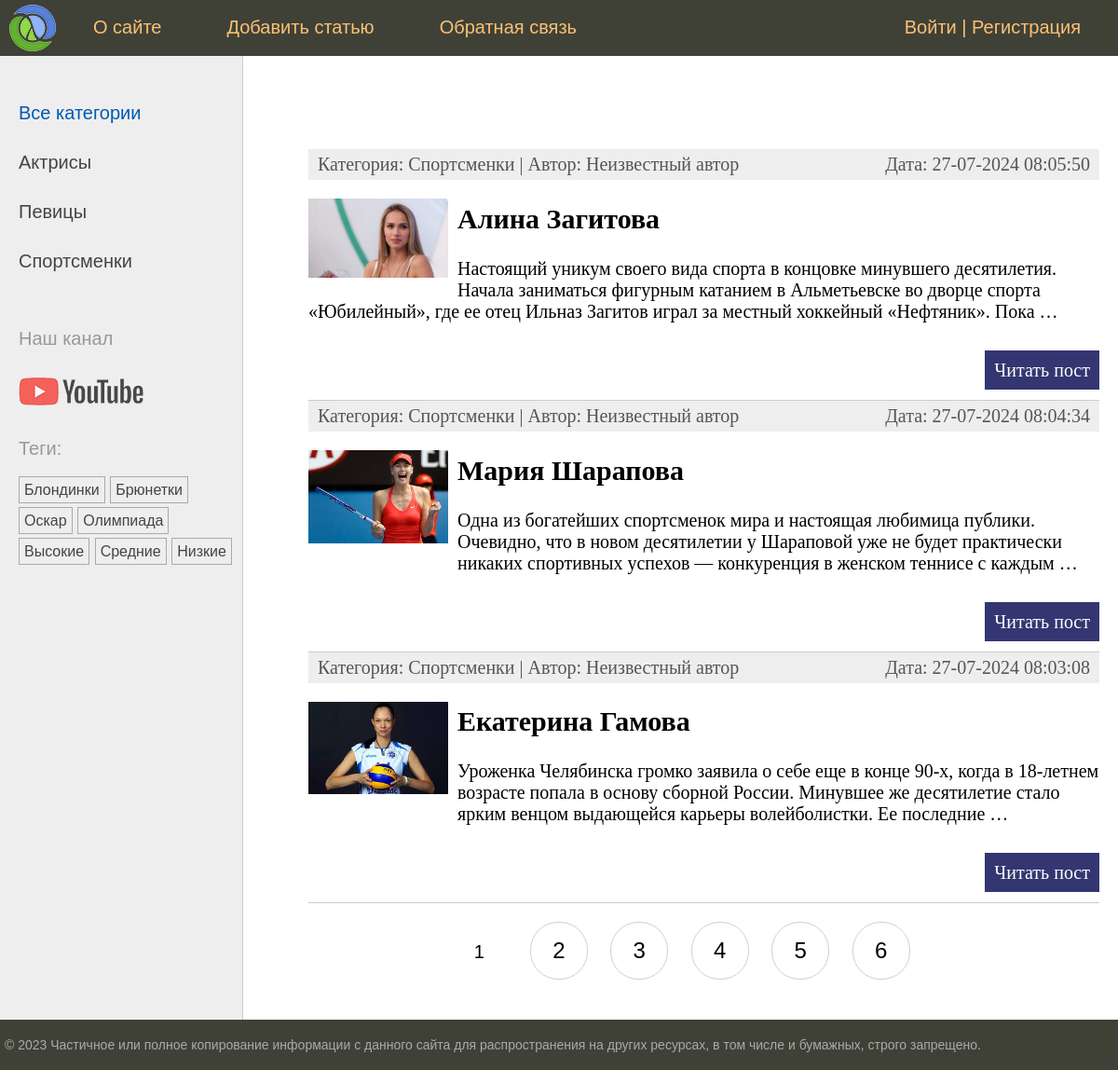
The page / on the database its author committed.
### women_app/models.py (models this page shows, shortened)
class Category(models.Model):
    name = models.CharField(max_length=100, db_index=True)
    slug = models.SlugField(max_length=255, unique=True, db_index=True)
    def __str__(self) -> str:
        return self.name
    def get_absolute_url(self):
        return reverse('categories', kwargs={'cat_slug' : self.slug})
    class Meta:
        verbose_name = 'Категории'
        verbose_name_plural = 'Категории'

class TagPost(models.Model):
    tag = models.CharField(max_length=100, db_index=True)
    slug = models.SlugField(max_length=255, unique=True, db_index=True)
    def get_absolute_url(self):
        return reverse('tag', kwargs={'tag_slug' : self.slug})

class Women(models.Model):
    class Status(models.IntegerChoices):
        DRAFT = (0, 'Черновик')
        PUBLISHED = (1, 'Опубликовано')
    title = models.CharField(max_length=255, verbose_name='Заголовок')
    content = models.TextField(blank=True, verbose_name='Контент')
    time_create = models.DateTimeField(auto_now_add=True, verbose_name='Время создания')
    time_update = models.DateTimeField(auto_now=True)
    photo = models.ImageField(upload_to='photos/%Y/%m/%d',blank=True, null=True, default=None, verbose_name='Фото')
    is_published = models.BooleanField(choices=tuple(map(lambda x: (bool(x[0]), x[1]), Status.choices)), default=Status.DRAFT, verbose_name='Статус')
    slug = models.SlugField(max_length=255, unique=True, db_index=True, blank=True)
    cat = models.ForeignKey('Category', on_delete=models.PROTECT, related_name='posts', verbose_name='Категории')
    tags = models.ManyToManyField('TagPost', blank=True, related_name='tags')
    husband = models.OneToOneField('Husband', on_delete=models.SET_NULL, related_name='wuman', null=True)
    published = PublishedManager()
    objects = models.Manager()
    author = models.ForeignKey(get_user_model(), null=True, default=None, on_delete=models.SET_NULL, related_name='posts', verbose_name='Автор')
    class Meta:
        verbose_name = 'Известные женщины'
        verbose_name_plural = 'Известные женщины'
        ordering = ['-time_create']
    def get_absolute_url(self):
        return reverse ('post', kwargs={'post_slug' : self.slug})

### women_app/views.py (the view)
# urls.py: path('', views.Index.as_view(), name='home'), #http://127.0.0.1:8000
class Index(DataMixin, ListView):
    template_name = 'women_app/index.html'
    context_object_name = 'posts'
    cat_selected = 0
    def get_queryset(self):
        return Women.published.all()
    def get_context_data(self, **kwargs: Any) -> dict[str, Any]:
        return super().get_context_data(**kwargs)

### women_app/context_processors.py (called while the page is built)
def get_custom_context(request):
    menu = [{'title': 'О сайте', 'url_name': 'about'},
        {'title': 'Добавить статью', 'url_name': 'add_page'},
        {'title': 'Обратная связь', 'url_name': 'contact'},
        ]
    return {'menu': menu}

### women_app/models.py (called while the page is built)
    def get_queryset(self) -> models.QuerySet:
        return super().get_queryset().filter(is_published = Women.Status.PUBLISHED)

### women_app/templatetags/women_tags.py (called while the page is built)
@register.inclusion_tag('women_app/list_categories.html')
def show_categories(cat_selected = 0):
    categories = Category.objects.all()
    return {'categories' : categories, 'cat_selected' : cat_selected}

@register.inclusion_tag('women_app/list_tags.html')
def show_all_tags():
    return {'tags' :TagPost.objects.all()}

### women_app/utils.py (called while the page is built)
    def get_context_data(self, **kwargs):
        context = super().get_context_data(**kwargs)
        if 'paginator' in context and 'page_obj' in context:
            context["page_range"] = context["paginator"].get_elided_page_range(context["page_obj"].number, on_each_side=2, on_ends=1)
        return context

### women_app/templates/women_app/index.html (shortened to what this page needs)
{% extends 'base.html' %}
{% block content %}
<ul class="list-articles">
	{% for p in posts %}
	<li>
		<div class="article-panel">
			<p class="first">Категория: {{p.cat}} | Автор: {{ p.author.username|default:'Неизвестный автор' }}</p>
			<p class="last">Дата: {{p.time_update|date:"d-m-Y H:i:s"}}</p>
		</div>
		{% if p.photo %}
		<p><img class="img-article-left thumb" src="{{ p.photo.url }}" alt="{{ p.title }}"></p>
		{% endif %}
		<h2>{{p.title}}</h2>
		{{p.content|linebreaks|truncatewords:30}}
		<p class="link-read-post"><a href="{{ p.get_absolute_url }}">Читать пост</a></p>
	</li>
	{% endfor %}
</ul>
{% endblock %}
{% block navigation %}
{% if page_obj.has_other_pages %}
<nav class="list-pages">
	<ul>
		{% for p in page_range %}
		{% if p == page_obj.number %}
		<li class="page-num page-num-selected">{{p}}</li>
		{% else %}
		<li class="page-num">
			<a href="?page={{ p }}">{{ p }}</a>
		</li>
		{% endif %}
		{% endfor %}
	</ul>
</nav>
{% endif %}
{% endblock %}

### templates/base.html (shortened to what this page needs)
{% load static %}
{% load women_tags %}
<!DOCTYPE html>
<html>
<head>
	<link type="text/css" href="{% static 'women/css/styles.css' %}" rel="stylesheet" />
</head>
<body>
<table class="table-page" border=0 cellpadding="0" cellspacing="0">
<tr><td valign=top>
{% block mainmenu %}
		<div class="header">
			<ul id="mainmenu" class="mainmenu">
			<li class="logo"><a href="{% url 'home' %}"><div class="logo"></div></a></li>
{% for m in menu %}
				<li><a href="{% url m.url_name %}">{{ m.title }}</a></li>
{% endfor %}
<li class="last">
	{% if user.is_authenticated %}
	<a href="{% url 'users:profile'%}">{{ user.username }}</a> | <a href="{% url 'users:logout' %}" onclick="event.preventDefault(); document.getElementById('logout-form').submit();">Выйти</a>
	<form id="logout-form" action="{% url 'users:logout' %}" method="post" style="display: none;">
		{% csrf_token %}
	  </form>
	{% else %}
	<a href="{% url 'users:login' %}">Войти</a> | <a href='{% url "users:register" %}'>Регистрация</a>
	{% endif %}
</li>
			</ul>
		</div>
{% endblock mainmenu %}
<table class="table-content" border=0 cellpadding="0" cellspacing="0">
<tr>
	<td valign="top" class="left-chapters">
	<ul id="leftchapters">
		{% if cat_selected == 0 %}
		<li class="selected">Все категории</li>
		{% else %}
		<li><a href="{% url 'home' %}">Все категории</a></li>
		{% endif %}
		{% show_categories cat_selected %}
		<li class="share">
		<p>Наш канал</p>
		<a class="share-yt" href="https://www.youtube.com/channel/UClJzWfGWuGJL2t-3dYKcHTA/playlists" target="_blank" rel="nofollow"></a>
		</li>
		<li>{% show_all_tags %}</li>
	</ul>
</td>
<td valign="top" class="content">
	<div class="content-text">
{% block content %}
{% endblock %}
	</div>
{% block navigation %}
{% endblock %}
</td></tr></table>
</td></tr>
<tr><td valign=top>
	<div id="footer">
		<p>&copy; 2023 Частичное или полное копирование информации с данного сайта для распространения на других ресурсах, в том числе и бумажных, строго запрещено.</p>
	</div>
</td></tr></table>
</body>
</html>

### women_app/templates/women_app/list_categories.html
{% for cat in categories %}
{% if cat_selected == cat.id %}
<li class ='selected'> {{cat.name}}</li>
{% else %}
<li><a href="{{cat.get_absolute_url}}"> {{cat.name}}</a></li>
{% endif %}
{% endfor %}

### women_app/templates/women_app/list_tags.html
{% if tags %}
<p>Теги:</p>
<ul class="tags-list">
    {% for t in tags %}
    <li><a href="{{t.get_absolute_url}}">{{t.tag}}</a></li>
    {% endfor %}
</ul>
{% endif %}

### women_app/static/women/css/styles.css (style rules this page uses)
html, body { font-family: 'Arial'; margin: 0; padding: 0; height: 100%; width: 100%; color: #444; }
a { color: #0059b2; text-decoration: none; }
img { max-width: 600px; height: auto; }
img.img-article-left { max-width: 300px; height: auto; float: left; padding: 0 10px 10px 0; }
img.img-article-left.thumb { max-width: 150px; height: auto; }
p.link-read-post { text-align: right; }
p.link-read-post a { padding: 10px; min-width: 100px; background: #333671; color: #fff; text-decoration: none; }
div.article-panel { background: #eee; padding: 5px 10px 5px 10px; box-sizing: border-box; overflow: hidden; color: #555; }
div.article-panel p.first { margin: 0; float: left; }
div.article-panel p.last { margin: 0; float: right; }
ul.list-articles { list-style: none; margin: 0; padding: 0; }
ul.list-articles li { border-bottom: 1px solid #ccc; }
.table-page { width: 100%; height: 100%; vertical-align: top; }
.table-page tr { height: 100%; }
.header { background: #3F4137; height: 60px; }
.logo { background: url('../images/logo.png') no-repeat 10px 5px; width: 70px; height: 60px; }
ul.mainmenu { list-style: none; margin: 0; padding: 0; height: 60px; color: #fdc073; font-size: 20px; overflow: hidden; }
ul.mainmenu li { float: left; margin: 18px 40px 0 30px; }
ul.mainmenu li.logo { margin: 0; }
ul.mainmenu li.last { float: right; }
ul.mainmenu li a { color: #fdc073; text-decoration: none; }
.table-content { width: 100%; min-height: 100%; height: 100%; }
.left-chapters { margin: 0; background: #eee; border-right: 1px solid #ccc; }
.left-chapters ul { width: 230px; margin: 0; padding: 20px 10px 10px 20px; list-style: none; font-size: 20px; }
.left-chapters ul li { margin: 30px 0 0 0; color: #999; }
.left-chapters ul li.selected { color: #0059b2; }
.left-chapters ul li a { color: #444; text-decoration: none; }
.left-chapters ul li.share { margin: 60px 0 0 0; }
.left-chapters ul li.share p { margin: 30px 0 30px 0; }
.left-chapters ul li.share a { display: inline-block; width: 40px; height: 40px; margin: 0 20px 0 0; }
.left-chapters ul li.share a.share-yt { width: 100%; height: 30px; background: url('../images/share_yt.png') no-repeat 0 0 }
ul.tags-list { width: 100%; margin: 0; padding: 0; list-style: none; }
ul.tags-list li { margin: 0; padding: 0 0 10px; display: inline-block; }
ul.tags-list li a { padding: 5px; font-size: 16px; border: 1px solid #aaa; }
.content { padding: 40px 20px 20px 40px; width: 100%; box-sizing: border-box; }
.content-text { margin: 60px 0 0 30px; color: #000; font-size: 20px; font-family: Yandex Sans Display Light; }
#footer { box-sizing: border-box; background: #3F4137; padding: 5px; color: #aaa; font-size: 14px; font-family: Verdana, Geneva, Arial, Helvetica; text-align: left; overflow: hidden; }
.list-pages { text-align: center; margin: 0 0 20px 0; }
.list-pages ul { margin: 20px 0 0 0; padding: 0; list-style: none; }
.list-pages ul li { display: inline-block; margin: 0 20px 0 0; }
.list-pages a { color: #000; font-size: 24px; text-decoration: none; }
.list-pages .page-num, .page-num-selected { display: inline-block; width: 60px; height: 44px; padding: 16px 0 0 0; border: 1px solid #d0d0d0; border-radius: 30px; }
.list-pages .page-num-selected { border: none; color: #000; font-size: 20px; }

### rows shown on the page
Category: name "Актрисы"
Category: name "Певицы"
Category: name "Спортсменки"
TagPost: tag "Блондинки"
TagPost: tag "Брюнетки"
TagPost: tag "Оскар"
TagPost: tag "Олимпиада"
TagPost: tag "Высокие"
TagPost: tag "Средние"
TagPost: tag "Низкие"
Women: cat "Спортсменки", author.username "Неизвестный автор", time_update "27-07-2024 08:05:50", photo (picture), title "Алина Загитова", content "Настоящий уникум своего вида спорта в концовке минувшего десятилетия. Начала заниматься фигурным катанием в Альметьевске во дворце спорта «Юбилейный», где ее отец Ильназ Загитов играл за местный хоккейный «Нефтяник». Пока …"
Women: cat "Спортсменки", author.username "Неизвестный автор", time_update "27-07-2024 08:04:34", photo (picture), title "Мария Шарапова", content "Одна из богатейших спортсменок мира и настоящая любимица публики. Очевидно, что в новом десятилетии у Шараповой уже не будет практически никаких спортивных успехов — конкуренция в женском теннисе с каждым …"
Women: cat "Спортсменки", author.username "Неизвестный автор", time_update "27-07-2024 08:03:08", photo (picture), title "Екатерина Гамова", content "Уроженка Челябинска громко заявила о себе еще в конце 90-х, когда в 18-летнем возрасте попала в основу сборной России. Минувшее же десятилетие стало ярким венцом выдающейся карьеры волейболистки. Ее последние …"

### other values the page prints
{{ m.title }} "О сайте" "Добавить статью" "Обратная связь"
{{ p }} "1"
{{ p }} "2" "3" "4" "5" "6"
